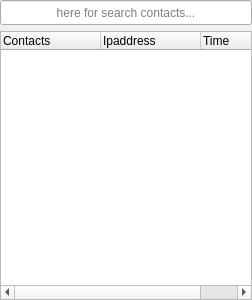
<?xml version="1.0" encoding="UTF-8"?>
<ui version="4.0">
 <class>ChatModuleB</class>
 <widget class="QFrame" name="ChatModuleB">
  <property name="geometry">
   <rect>
    <x>0</x>
    <y>0</y>
    <width>252</width>
    <height>300</height>
   </rect>
  </property>
  <property name="windowTitle">
   <string>Frame</string>
  </property>
  <layout class="QVBoxLayout" name="verticalLayout">
   <property name="leftMargin">
    <number>0</number>
   </property>
   <property name="topMargin">
    <number>0</number>
   </property>
   <property name="rightMargin">
    <number>0</number>
   </property>
   <property name="bottomMargin">
    <number>0</number>
   </property>
   <item>
    <widget class="QLineEdit" name="lineEdit_3">
     <property name="sizePolicy">
      <sizepolicy hsizetype="Minimum" vsizetype="Minimum">
       <horstretch>0</horstretch>
       <verstretch>0</verstretch>
      </sizepolicy>
     </property>
     <property name="minimumSize">
      <size>
       <width>80</width>
       <height>25</height>
      </size>
     </property>
     <property name="maximumSize">
      <size>
       <width>16777215</width>
       <height>25</height>
      </size>
     </property>
     <property name="text">
      <string/>
     </property>
     <property name="alignment">
      <set>Qt::AlignCenter</set>
     </property>
     <property name="placeholderText">
      <string>here for search contacts...</string>
     </property>
    </widget>
   </item>
   <item>
    <widget class="QTreeWidget" name="treeWidget">
     <property name="autoExpandDelay">
      <number>-1</number>
     </property>
     <column>
      <property name="text">
       <string>Contacts</string>
      </property>
     </column>
     <column>
      <property name="text">
       <string>Ipaddress</string>
      </property>
     </column>
     <column>
      <property name="text">
       <string>Time</string>
      </property>
     </column>
    </widget>
   </item>
  </layout>
 </widget>
 <resources/>
 <connections/>
</ui>
